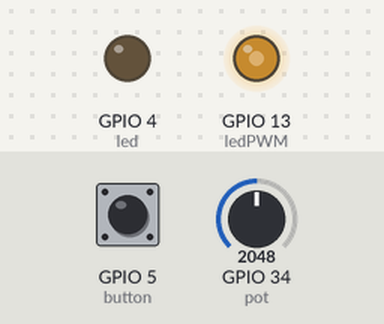
A program run on a simulated ESP32 board running MicroPython. On the bench: output pins drawn as LEDs (lit = HIGH). Inputs (shaded band) come from the test bench; at power-on: GPIO 34 (pot) = 2048, GPIO 5 (button) LOW (analog values on the 0–4095 scale).

Above: at 1.2 s.
1.3 s: GPIO 34 (pot) set to 2866
At 2.0 s:
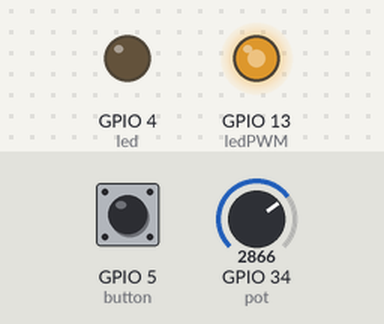
2.8 s: GPIO 5 (button) pulled HIGH for 0.15 s
At 2.9 s:
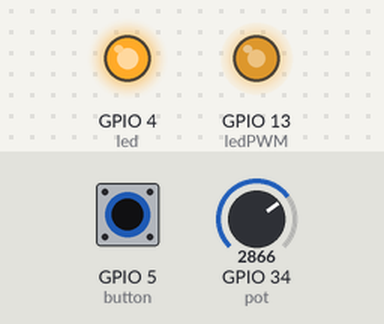
4.5 s: GPIO 34 (pot) set to 3603
At 5.7 s:
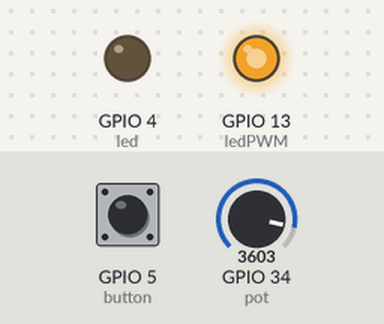
6.0 s: GPIO 5 (button) pulled HIGH for 1 s
At 6.8 s:
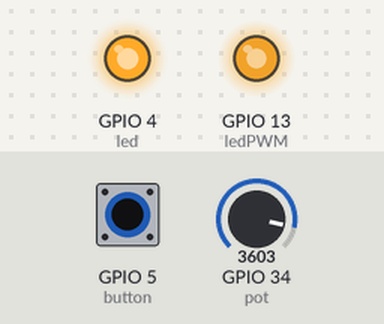
8.5 s: GPIO 34 (pot) set to 491
At 8.9 s:
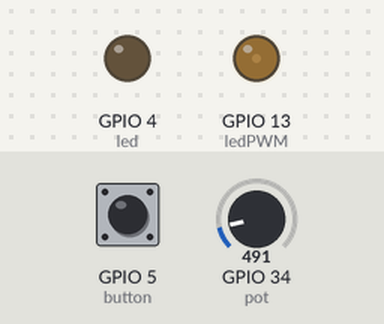
10.0 s: GPIO 5 (button) pulled HIGH for 0.15 s
At 10.11 s:
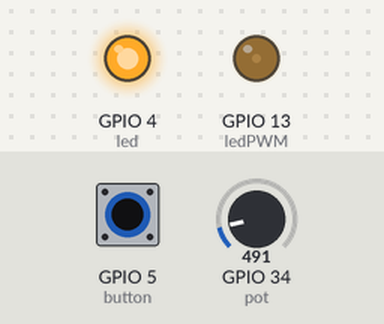
Timing chart, 0 to 12.7 s (numbered marks = the images above; inputs shaded):
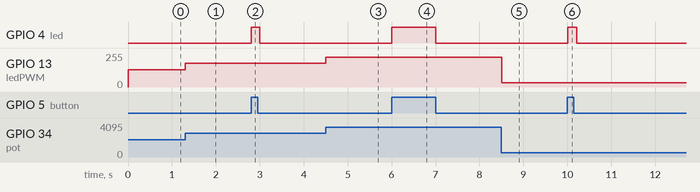

Measured:
- after the input at 1.3 s, GPIO 13 (ledPWM): 128/255 → 178/255 at once
- after the input at 2.8 s, GPIO 4 (led): LOW → HIGH at once, → LOW 0.20 s later
- after the input at 4.5 s, GPIO 13 (ledPWM): 178/255 → 224/255 at once
- after the input at 6.0 s, GPIO 4 (led): LOW → HIGH at once, → LOW 1.0 s later
- after the input at 8.5 s, GPIO 13 (ledPWM): 224/255 → 31/255 at once
- after the input at 10.0 s, GPIO 4 (led): LOW → HIGH at once, → LOW 0.20 s later

The program:

main.py
```python
# Programa de prueba de las distintas líneas de entrada de un
# ESP32DevKit, utilizando micropython

from machine import Pin,ADC,PWM
from time import sleep

# Configuración de GPIOs

led = Pin(4,Pin.OUT)
button = Pin(5,Pin.IN)

#Configuración del ADC con una resolución de 10 bits.

pot = ADC(Pin(34))
pot.width(ADC.WIDTH_10BIT)
pot.atten(ADC.ATTN_11DB)

# Configuración del PWM

ledPWM = PWM(Pin(13),50)

while True:
    buttonState = button.value()
    led.value(buttonState)

    potValue = pot.read()
    ledPWM.duty(potValue)

    sleep(0.1)
```
